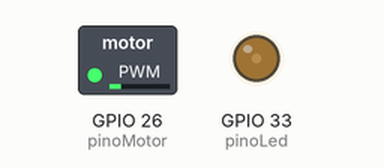
A sketch run on a simulated ESP32. On the bench: switched loads named in the sketch (green lamp = pin HIGH), output pins drawn as LEDs (lit = HIGH).

Above: at 4.9 s.
At 15.3 s:
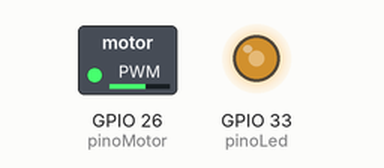
At 25.65 s:
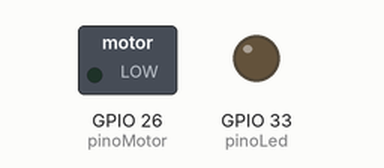
At 36.1 s:
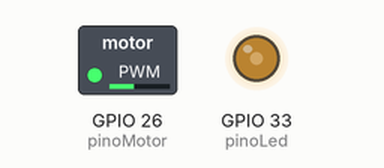
Timing chart, 0 to 40.0 s (numbered marks = the images above):
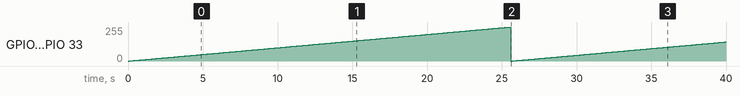

The sketch:

teste_saida_analogica.ino
```cpp
const int pinoLed = 33;
const int pinoMotor = 26;

void setup() {
  pinMode(pinoLed, OUTPUT);
  pinMode(pinoMotor, OUTPUT);
}

void loop() {
  for(int i = 0; i<256; i++){
    analogWrite(pinoLed, i);
    analogWrite(pinoMotor, i);
    delay(100);

  }
}
```

Measured:
- by itself, GPIO 26 (pinoMotor), GPIO 33 (pinoLed): 0/255 → 1/255 at 0.10 s, → 2/255 0.10 s later, → 3/255 0.10 s later, → 4/255 0.10 s later, … (399 changes in this stretch)
